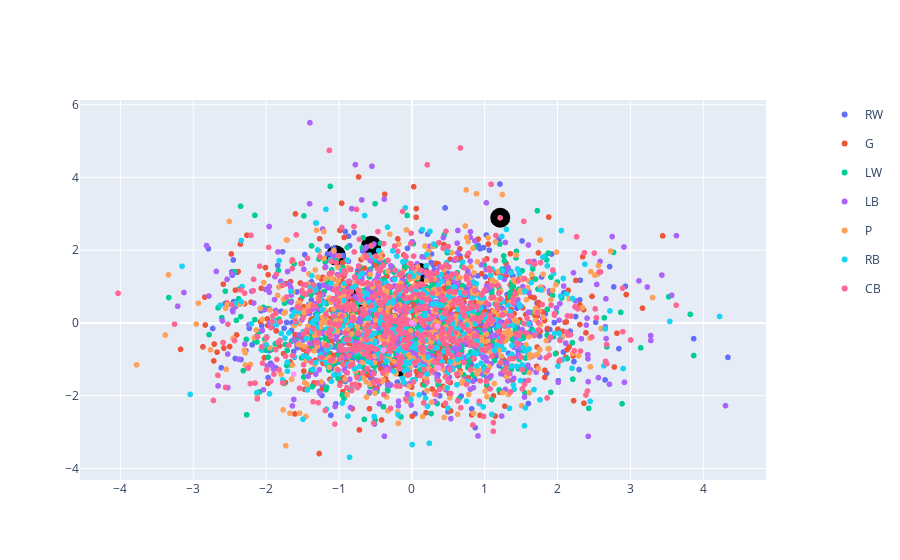

The notebook cell saved with this chart:
### Code cell
fig = make_subplots(specs=[[{"secondary_y": True}]])
fig.add_traces(
    px.scatter(players_df, x="PCA_1", y="PCA_2", color="position", hover_data=["name", "nationality", "position"]).data
)
# Iterate over the list of players to highlight
if focus_players != []:
    # Find the players' ID from proposed names
    fig.add_traces(
        px.scatter(players_df[players_df.name.isin(focus_players_id)], x="PCA_1", y="PCA_2", hover_data=["name", "nationality", "position"]).update_traces(marker_size=20, marker_color="black").data
    )
# Render the plot
fig

### Figure 1 — Plotly figure (JSON) as saved in the notebook; plotly's stock layout.template omitted (floating-point values rounded to 4 significant figures; data arrays with more than 128 entries replaced by an {"elided": "..."} marker saying what was removed)
{"data": [{"customdata": {"elided": "1197x3 str values"}, "hovertemplate": "position=%{customdata[2]}<br>PCA_1=%{x}<br>PCA_2=%{y}<br>name=%{customdata[0]}<br>nationality=%{customdata[1]}<extra></extra>", "legendgroup": "RW", "marker": {"color": "#636efa", "symbol": "circle"}, "mode": "markers", "name": "RW", "showlegend": true, "type": "scattergl", "x": {"elided": "1197 float values"}, "xaxis": "x", "y": {"elided": "1197 float values"}, "yaxis": "y"}, {"customdata": {"elided": "1584x3 str values"}, "hovertemplate": "position=%{customdata[2]}<br>PCA_1=%{x}<br>PCA_2=%{y}<br>name=%{customdata[0]}<br>nationality=%{customdata[1]}<extra></extra>", "legendgroup": "G", "marker": {"color": "#EF553B", "symbol": "circle"}, "mode": "markers", "name": "G", "showlegend": true, "type": "scattergl", "x": {"elided": "1584 float values"}, "xaxis": "x", "y": {"elided": "1584 float values"}, "yaxis": "y"}, {"customdata": {"elided": "1359x3 str values"}, "hovertemplate": "position=%{customdata[2]}<br>PCA_1=%{x}<br>PCA_2=%{y}<br>name=%{customdata[0]}<br>nationality=%{customdata[1]}<extra></extra>", "legendgroup": "LW", "marker": {"color": "#00cc96", "symbol": "circle"}, "mode": "markers", "name": "LW", "showlegend": true, "type": "scattergl", "x": {"elided": "1359 float values"}, "xaxis": "x", "y": {"elided": "1359 float values"}, "yaxis": "y"}, {"customdata": {"elided": "1611x3 str values"}, "hovertemplate": "position=%{customdata[2]}<br>PCA_1=%{x}<br>PCA_2=%{y}<br>name=%{customdata[0]}<br>nationality=%{customdata[1]}<extra></extra>", "legendgroup": "LB", "marker": {"color": "#ab63fa", "symbol": "circle"}, "mode": "markers", "name": "LB", "showlegend": true, "type": "scattergl", "x": {"elided": "1611 float values"}, "xaxis": "x", "y": {"elided": "1611 float values"}, "yaxis": "y"}, {"customdata": {"elided": "1488x3 str values"}, "hovertemplate": "position=%{customdata[2]}<br>PCA_1=%{x}<br>PCA_2=%{y}<br>name=%{customdata[0]}<br>nationality=%{customdata[1]}<extra></extra>", "legendgroup": "P", "marker": {"color": "#FFA15A", "symbol": "circle"}, "mode": "markers", "name": "P", "showlegend": true, "type": "scattergl", "x": {"elided": "1488 float values"}, "xaxis": "x", "y": {"elided": "1488 float values"}, "yaxis": "y"}, {"customdata": {"elided": "1107x3 str values"}, "hovertemplate": "position=%{customdata[2]}<br>PCA_1=%{x}<br>PCA_2=%{y}<br>name=%{customdata[0]}<br>nationality=%{customdata[1]}<extra></extra>", "legendgroup": "RB", "marker": {"color": "#19d3f3", "symbol": "circle"}, "mode": "markers", "name": "RB", "showlegend": true, "type": "scattergl", "x": {"elided": "1107 float values"}, "xaxis": "x", "y": {"elided": "1107 float values"}, "yaxis": "y"}, {"customdata": {"elided": "1604x3 str values"}, "hovertemplate": "position=%{customdata[2]}<br>PCA_1=%{x}<br>PCA_2=%{y}<br>name=%{customdata[0]}<br>nationality=%{customdata[1]}<extra></extra>", "legendgroup": "CB", "marker": {"color": "#FF6692", "symbol": "circle"}, "mode": "markers", "name": "CB", "showlegend": true, "type": "scattergl", "x": {"elided": "1604 float values"}, "xaxis": "x", "y": {"elided": "1604 float values"}, "yaxis": "y"}, {"customdata": [["Felisberto Landim", null, ""], ["Nikolett Toth", "Hungary", ""], ["Mahdi Al-salem", "Saudi Arabia", ""], ["Abdullah Al-abbas", "Saudi Arabia", ""], ["Mohammed Al-abas", "Saudi Arabia", ""], ["Ahmad Al-abdulali", "Saudi Arabia", ""], ["Hassan Al-janabi", "Saudi Arabia", ""], ["Abdulrahman Almuwallad", "Saudi Arabia", ""], ["Giovanni Capello", "Uruguay", ""], ["Salaman Barbat", "Iran", ""], ["Guillermo Millan", "Uruguay", ""], ["Mojtaba Heidarpour", "Iran", ""], ["Xavier Sabaté Caviedes", "Spain", ""], ["Ibrahim Elmasry", "Egypt", ""], ["Ahmed Moamen", "Egypt", ""], ["Francisco Ahumada Collado", "Chile", ""], ["Matias Paya", "Chile", ""], ["James Lewis Parker", "Argentina", ""], ["Roberto García Parrondo", "Spain", ""], ["Charite Mumbongo", "Sweden", ""], ["Magnus Dahl Andersen", "Denmark", ""], ["Stefan Madsen", "Denmark", ""], ["Uroš Zorman", "Slovenia", ""], ["Jesse van de Polder", "Netherlands", ""], ["Abdelrahman Mohamed Homayed", "Egypt", ""], ["Taehyun Ha", "South Korea", ""], ["Donghyun Jang", "South Korea", ""], ["Ghazi Ben Ghali", "Tunisia", ""], ["Mohab Abdelhak", "Egypt", ""], ["Akram Saad", "Egypt", ""], ["Minho Ha", "South Korea", ""], ["Hyeonsik Lee", "South Korea", ""], ["Moniky Bancilon", "Brazil", ""]], "hovertemplate": "position=%{customdata[2]}<br>PCA_1=%{x}<br>PCA_2=%{y}<br>name=%{customdata[0]}<br>nationality=%{customdata[1]}<extra></extra>", "legendgroup": "", "marker": {"color": "#FF97FF", "symbol": "circle"}, "mode": "markers", "name": "", "showlegend": false, "type": "scattergl", "x": [0.001731, -1.62, 0.001731, 0.001731, 0.001731, 0.001731, 0.001731, 0.001731, 0.001731, 0.001731, 0.001731, 0.001731, 0.001731, 0.001731, 0.001731, 0.001731, 0.001731, 0.001731, 0.001731, 0.3632, 0.001731, 0.001731, 0.001731, 0.3507, 0.001731, 0.001731, 0.001731, 0.001731, 0.001731, 0.001731, 0.001731, 0.001731, -0.3871], "xaxis": "x", "y": [-7.93e-05, -1.409, -7.93e-05, -7.93e-05, -7.93e-05, -7.93e-05, -7.93e-05, -7.93e-05, -7.93e-05, -7.93e-05, -7.93e-05, -7.93e-05, -7.93e-05, -7.93e-05, -7.93e-05, -7.93e-05, -7.93e-05, -7.93e-05, -7.93e-05, -1.228, -7.93e-05, -7.93e-05, -7.93e-05, -0.08849, -7.93e-05, -7.93e-05, -7.93e-05, -7.93e-05, -7.93e-05, -7.93e-05, -7.93e-05, -7.93e-05, -0.7495], "yaxis": "y"}, {"customdata": [["Kristina Jørgensen", "Denmark", "CB"], ["Laura Flippes", "France", "RW"], ["Tyra Axner", "Sweden", "LB"], ["Louise Katharina Burgaard", "Denmark", "RB"], ["Bruna Aparecida Almeida De Paula", "Brazil", "LB"], ["Petra Vamos", "Hungary", "CB"]], "hovertemplate": "PCA_1=%{x}<br>PCA_2=%{y}<br>name=%{customdata[0]}<br>nationality=%{customdata[1]}<br>position=%{customdata[2]}<extra></extra>", "legendgroup": "", "marker": {"color": "black", "size": 20, "symbol": "circle"}, "mode": "markers", "name": "", "orientation": "v", "showlegend": false, "type": "scatter", "x": [1.214, -0.154, -1.043, 0.1006, -0.7559, -0.5575], "xaxis": "x", "y": [2.892, -1.204, 1.859, 1.379, 0.6857, 2.125], "yaxis": "y"}], "layout": {"xaxis": {"anchor": "y", "domain": [0, 0.94]}, "yaxis": {"anchor": "x", "domain": [0, 1]}, "yaxis2": {"anchor": "x", "overlaying": "y", "side": "right"}}}
